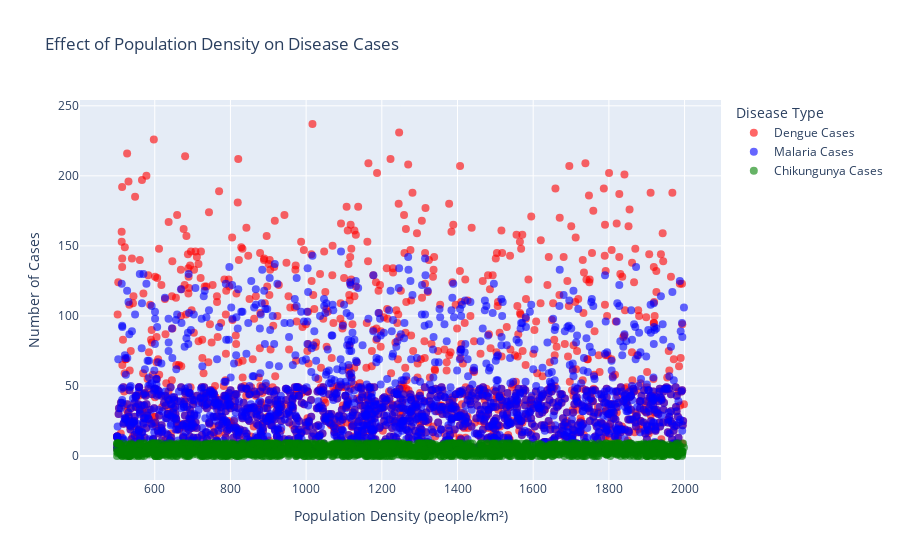

The notebook cell saved with this chart:
### Markdown cell above
## Effect of Population Density on Dengue, Malaria, and Chikungunya Cases

### Code cell
fig = go.Figure()

fig.add_trace(go.Scatter(x=df["Population_Density"], y=df["Dengue_Cases"], 
                         mode="markers", name="Dengue Cases",
                         marker=dict(size=8, color="red", opacity=0.6)))

fig.add_trace(go.Scatter(x=df["Population_Density"], y=df["Malaria_Cases"], 
                         mode="markers", name="Malaria Cases",
                         marker=dict(size=8, color="blue", opacity=0.6)))

fig.add_trace(go.Scatter(x=df["Population_Density"], y=df["Chikungunya_Cases"], 
                         mode="markers", name="Chikungunya Cases",
                         marker=dict(size=8, color="green", opacity=0.6)))

fig.update_layout(title="Effect of Population Density on Disease Cases",
                  xaxis_title="Population Density (people/km²)",
                  yaxis_title="Number of Cases",
                  legend_title="Disease Type")

fig.show()

### Figure 1 — Plotly figure (JSON) as saved in the notebook; plotly's stock layout.template omitted (floating-point values rounded to 4 significant figures; data arrays with more than 128 entries replaced by an {"elided": "..."} marker saying what was removed)
{"data": [{"marker": {"color": "red", "opacity": 0.6, "size": 8}, "mode": "markers", "name": "Dengue Cases", "type": "scatter", "x": {"elided": "1826 float values"}, "y": {"elided": "1826 int values"}}, {"marker": {"color": "blue", "opacity": 0.6, "size": 8}, "mode": "markers", "name": "Malaria Cases", "type": "scatter", "x": {"elided": "1826 float values"}, "y": {"elided": "1826 int values"}}, {"marker": {"color": "green", "opacity": 0.6, "size": 8}, "mode": "markers", "name": "Chikungunya Cases", "type": "scatter", "x": {"elided": "1826 float values"}, "y": {"elided": "1826 int values"}}], "layout": {"legend": {"title": {"text": "Disease Type"}}, "title": {"text": "Effect of Population Density on Disease Cases"}, "xaxis": {"title": {"text": "Population Density (people/km²)"}}, "yaxis": {"title": {"text": "Number of Cases"}}}}
